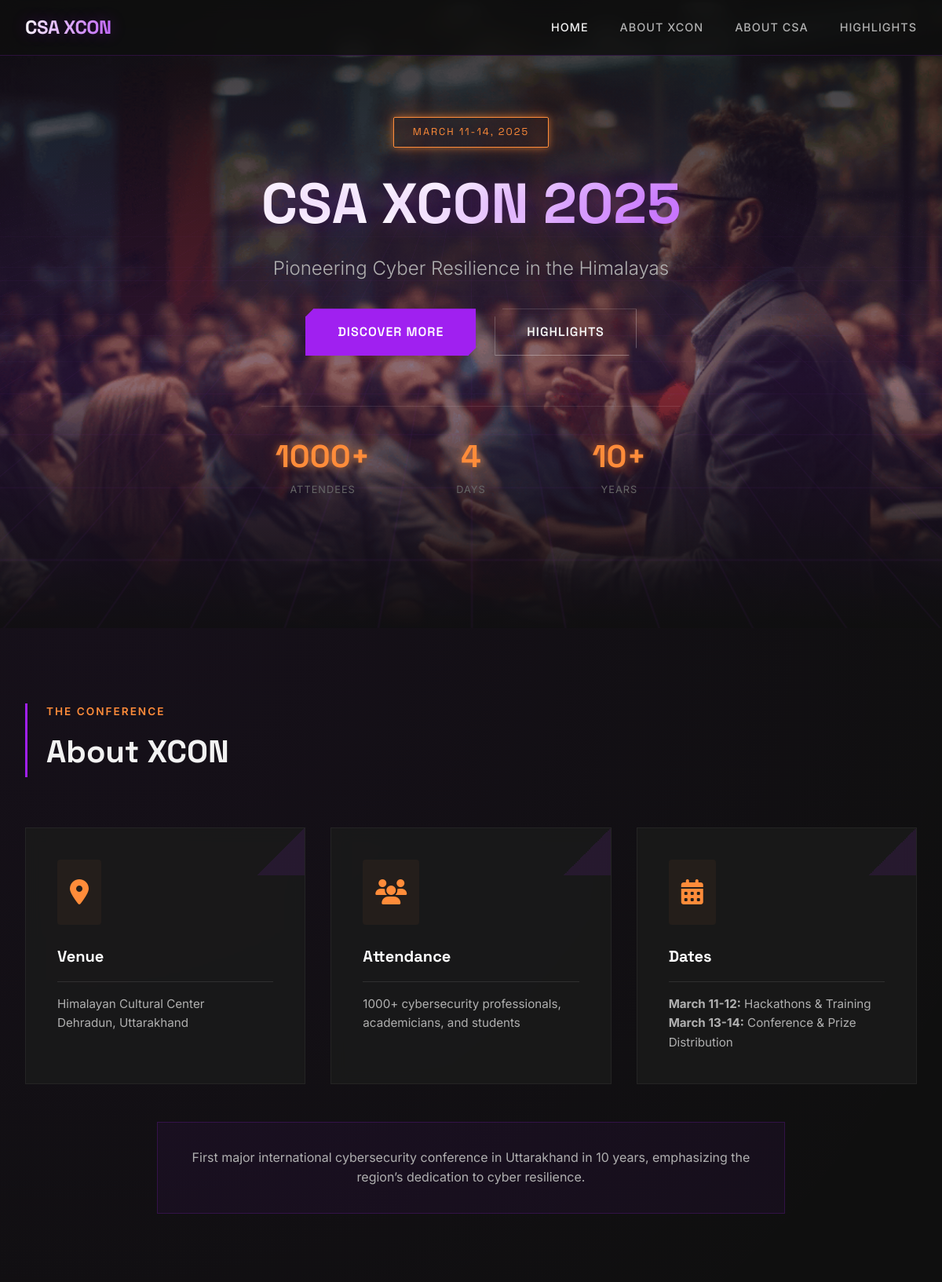
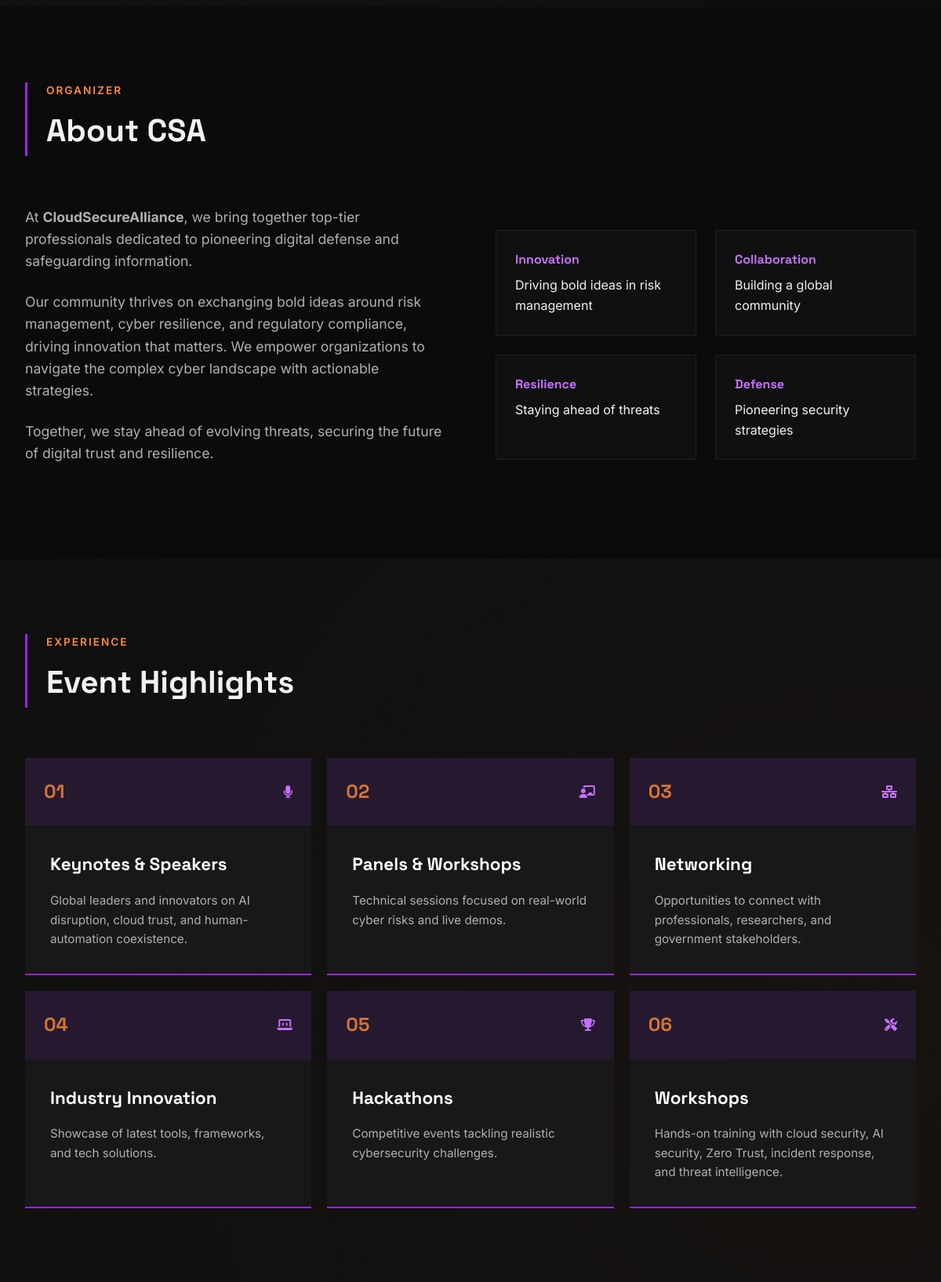
The page / (upper part) on the database its author committed (2 pictures, top to bottom).
### tables this page shows
CREATE TABLE IF NOT EXISTS hero_section (
    id INT AUTO_INCREMENT PRIMARY KEY,
    badge_text VARCHAR(100),
    title VARCHAR(255) NOT NULL,
    subtitle VARCHAR(255),
    description TEXT,
    primary_button_text VARCHAR(50),
    primary_button_link VARCHAR(255),
    secondary_button_text VARCHAR(50),
    secondary_button_link VARCHAR(255),
    background_image VARCHAR(255),
    is_active BOOLEAN DEFAULT TRUE,
    updated_at TIMESTAMP DEFAULT CURRENT_TIMESTAMP ON UPDATE CURRENT_TIMESTAMP
);

### index.php (the view, shortened to what this page needs)
<?php
require_once 'cms/config.php';
try {
    $heroStmt = $pdo->query("SELECT * FROM hero_section LIMIT 1");
    $hero = $heroStmt->fetch();
} catch (PDOException $e) {
    $settings = ['site_name' => 'CSA XCON', 'site_tagline' => 'Cyber Resilience'];
    $hero = [
        'title' => 'CSA XCON',
        'subtitle' => 'Pioneering Cyber Resilience',
        'badge_text' => 'MARCH 11-14, 2025',
        'description' => 'Join 1000+ cybersecurity professionals at Uttarakhand\'s first major international cybersecurity conference in a decade.',
        'primary_button_text' => 'Discover More',
        'primary_button_link' => '#about-xcon',
        'secondary_button_text' => 'View Highlights',
        'secondary_button_link' => '#highlights'
    ];
    $stats = [];
    $highlights = [];
}
?>
<!DOCTYPE html>
<html lang="en">
<head>
    <link rel="stylesheet" href="styles.css">
    <link rel="stylesheet" href="https://cdnjs.cloudflare.com/ajax/libs/font-awesome/6.4.0/css/all.min.css">
</head>
<body>
    <nav class="navbar">
        <div class="nav-container">
            <div class="nav-logo">
                <span class="logo-text">CSA XCON</span>
            </div>
            <ul class="nav-menu">
                <li><a href="#home" class="nav-link active">Home</a></li>
                <li><a href="#about-xcon" class="nav-link">About XCON</a></li>
                <li><a href="#about-csa" class="nav-link">About CSA</a></li>
                <li><a href="#highlights" class="nav-link">Highlights</a></li>
            </ul>
        </div>
    </nav>
    <section class="hero" id="home">
        <div class="hero-content">
            <div class="hero-badge"><?php echo htmlspecialchars($hero['badge_text'] ?? 'MARCH 11-14, 2025'); ?></div>
            <h1 class="hero-title"><?php echo htmlspecialchars($hero['title'] ?? 'CSA XCON'); ?></h1>
            <p class="hero-subtitle"><?php echo htmlspecialchars($hero['subtitle'] ?? 'Pioneering Cyber Resilience'); ?></p>
            <div class="hero-buttons">
                <a href="#about-xcon" class="btn btn-primary">Discover More</a>
                <a href="#highlights" class="btn btn-secondary">Highlights</a>
            </div>
            <div class="hero-stats">
                <div class="stat-item">
                    <div class="stat-number">1000+</div>
                    <div class="stat-label">Attendees</div>
                </div>
                <div class="stat-item">
                    <div class="stat-number">4</div>
                    <div class="stat-label">Days</div>
                </div>
                <div class="stat-item">
                    <div class="stat-number">10+</div>
                    <div class="stat-label">Years</div>
                </div>
            </div>
        </div>
    </section>
    <section id="about-xcon">
        <div class="container">
            <div class="section-header">
                <span class="section-badge">The Conference</span>
                <h2 class="section-title">About XCON</h2>
            </div>
            <div class="about-grid">
                <div class="card">
                    <div class="card-icon"><i class="fas fa-map-marker-alt"></i></div>
                    <h3 class="card-title">Venue</h3>
                    <div class="card-desc">
                        Himalayan Cultural Center<br>Dehradun, Uttarakhand
                    </div>
                </div>
                <div class="card">
                    <div class="card-icon"><i class="fas fa-users"></i></div>
                    <h3 class="card-title">Attendance</h3>
                    <div class="card-desc">
                        1000+ cybersecurity professionals, academicians, and students
                    </div>
                </div>
                <div class="card">
                    <div class="card-icon"><i class="fas fa-calendar-alt"></i></div>
                    <h3 class="card-title">Dates</h3>
                    <div class="card-desc">
                        <strong>March 11-12:</strong> Hackathons &amp; Training<br>
                        <strong>March 13-14:</strong> Conference &amp; Prize Distribution
                    </div>
                </div>
            </div>
            <div style="margin-top: 3rem; text-align: center; color: var(--text-secondary); max-width: 800px; margin-left: auto; margin-right: auto; padding: 2rem; border: 1px solid rgba(160,32,240,0.2); background: rgba(160,32,240,0.05);">
                First major international cybersecurity conference in Uttarakhand in 10 years, emphasizing the region’s dedication to cyber resilience.
            </div>
        </div>
    </section>
    <section id="about-csa" style="background: #0b0b0b;">
        <div class="container">
            <div class="section-header">
                <span class="section-badge">Organizer</span>
                <h2 class="section-title">About CSA</h2>
            </div>
            <div class="csa-layout">
                <div class="csa-text">
                    <p>At <strong>CloudSecureAlliance</strong>, we bring together top-tier professionals dedicated to pioneering digital defense and safeguarding information.</p>
                    <p>Our community thrives on exchanging bold ideas around risk management, cyber resilience, and regulatory compliance, driving innovation that matters. We empower organizations to navigate the complex cyber landscape with actionable strategies.</p>
                    <p>Together, we stay ahead of evolving threats, securing the future of digital trust and resilience.</p>
                </div>
                <div class="csa-features">
                    <div class="feature-box">
                        <h4>Innovation</h4>
                        <p>Driving bold ideas in risk management</p>
                    </div>
                    <div class="feature-box">
                        <h4>Collaboration</h4>
                        <p>Building a global community</p>
                    </div>
                    <div class="feature-box">
                        <h4>Resilience</h4>
                        <p>Staying ahead of threats</p>
                    </div>
                    <div class="feature-box">
                        <h4>Defense</h4>
                        <p>Pioneering security strategies</p>
                    </div>
                </div>
            </div>
        </div>
    </section>
    <section id="highlights">
        <div class="container">
            <div class="section-header">
                <span class="section-badge">Experience</span>
                <h2 class="section-title">Event Highlights</h2>
            </div>
            <div class="highlights-grid">
                <div class="news-card">
                    <div class="news-header">
                        <div class="news-number">01</div>
                        <i class="fas fa-microphone" style="color: var(--accent-glow)"></i>
                    </div>
                    <div class="news-body">
                        <h3 class="news-title">Keynotes &amp; Speakers</h3>
                        <p class="news-text">Global leaders and innovators on AI disruption, cloud trust, and human-automation coexistence.</p>
                    </div>
                </div>
                <div class="news-card">
                    <div class="news-header">
                        <div class="news-number">02</div>
                        <i class="fas fa-chalkboard-teacher" style="color: var(--accent-glow)"></i>
                    </div>
                    <div class="news-body">
                        <h3 class="news-title">Panels &amp; Workshops</h3>
                        <p class="news-text">Technical sessions focused on real-world cyber risks and live demos.</p>
                    </div>
                </div>
                <div class="news-card">
                    <div class="news-header">
                        <div class="news-number">03</div>
                        <i class="fas fa-network-wired" style="color: var(--accent-glow)"></i>
                    </div>
                    <div class="news-body">
                        <h3 class="news-title">Networking</h3>
                        <p class="news-text">Opportunities to connect with professionals, researchers, and government stakeholders.</p>
                    </div>
                </div>
                <div class="news-card">
                    <div class="news-header">
                        <div class="news-number">04</div>
                        <i class="fas fa-laptop-code" style="color: var(--accent-glow)"></i>
                    </div>
                    <div class="news-body">
                        <h3 class="news-title">Industry Innovation</h3>
                        <p class="news-text">Showcase of latest tools, frameworks, and tech solutions.</p>
                    </div>
                </div>
                <div class="news-card">
                    <div class="news-header">
                        <div class="news-number">05</div>
                        <i class="fas fa-trophy" style="color: var(--accent-glow)"></i>
                    </div>
                    <div class="news-body">
                        <h3 class="news-title">Hackathons</h3>
                        <p class="news-text">Competitive events tackling realistic cybersecurity challenges.</p>
                    </div>
                </div>
                <div class="news-card">
                    <div class="news-header">
                        <div class="news-number">06</div>
                        <i class="fas fa-tools" style="color: var(--accent-glow)"></i>
                    </div>
                    <div class="news-body">
                        <h3 class="news-title">Workshops</h3>
                        <p class="news-text">Hands-on training with cloud security, AI security, Zero Trust, incident response, and threat intelligence.</p>
                    </div>
                </div>
            </div>
        </div>
    </section>
</body>
</html>

### rows shown on the page
hero_section: badge_text "MARCH 11-14, 2025", title "CSA XCON 2025", subtitle "Pioneering Cyber Resilience in the Himalayas"
